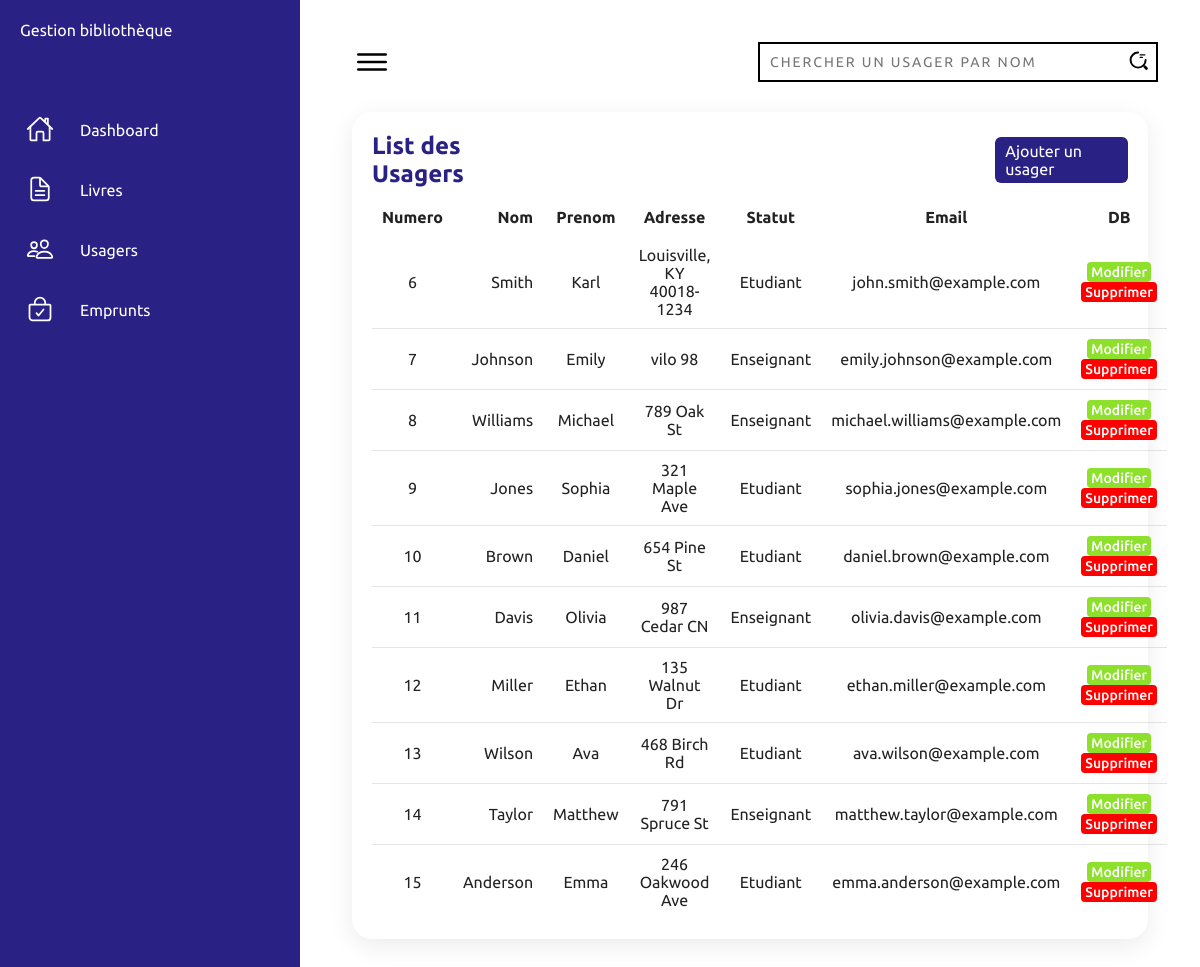
The page /database/Client/Clients.php on the database as committed earlier.
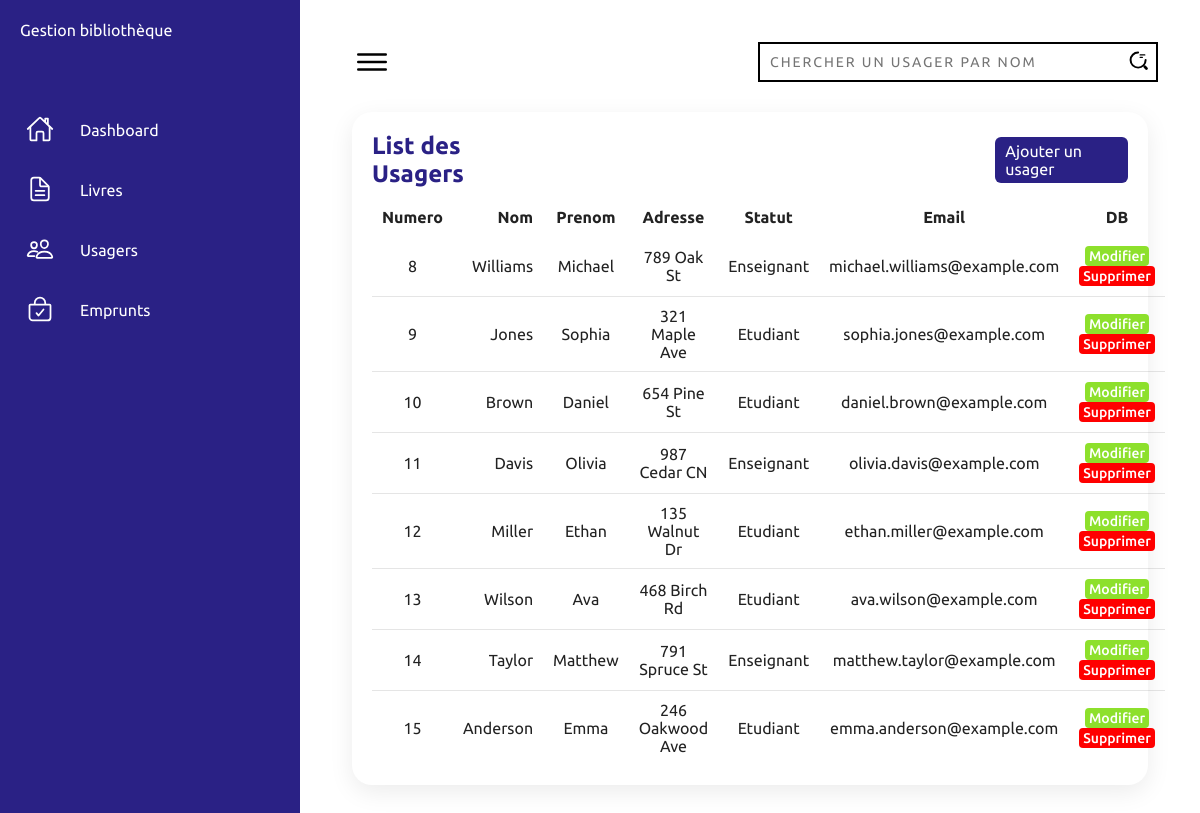
The same page on the database as committed later.
### tables this page shows
CREATE TABLE IF NOT EXISTS `usager` (
  `Numero_usager` int(10) NOT NULL AUTO_INCREMENT,
  `Nom` varchar(30) NOT NULL,
  `Prenom` varchar(30) NOT NULL,
  `Adresse` varchar(30) NOT NULL,
  `Statut` varchar(10) NOT NULL,
  `Email` varchar(30) NOT NULL,
  PRIMARY KEY (`Numero_usager`)
);

### database/Client/Clients.php (the view, shortened to what this page needs)
<!DOCTYPE html>
<html lang="en">
<head>
    <?php include '../connect.php' ;?>
</head>
<body>
    <div class="container">
        <div class="navigation">
            <ul>
                <li>
                    <a href="#">
                        <span class="title">Gestion bibliothèque </span>
                    </a>
                </li>
                <li>
                    <a href="../../index.php">
                        <span class="icon">
                            <ion-icon name="home-outline"></ion-icon>
                        </span>
                        <span class="title">Dashboard</span>
                    </a>
                </li>
                <li>
                    <a href="../Book/Books.php">
                        <span class="icon">
                            <ion-icon name="document-text-outline"></ion-icon>
                        </span>
                        <span class="title">Livres</span>
                    </a>
                </li>
                <li>
                    <a href="Clients.php">
                        <span class="icon">
                            <ion-icon name="people-outline"></ion-icon>
                        </span>
                        <span class="title">Usagers</span>
                    </a>
                </li>
                <li>
                    <a href="../Loan/Loans.php">
                        <span class="icon">
                            <ion-icon name="bag-check-outline"></ion-icon>
                        </span>
                        <span class="title">Emprunts</span>
                    </a>
                </li>
            </ul>
        </div>
        <div class="main">
            <div class="topbar">
                <div class="toggle">
                    <ion-icon name="menu-outline"></ion-icon>
                </div>
                    <form class="search" method="GET" >
                        <div class="input-container">
                            <input type="text" name="search_filter" class="input" placeholder="chercher un usager par nom"  id="filterInput">
                            <span class="icon">
                            </span>
                        </div>
                    </form>
                </div>
            <div class="details">
                <div class="recentOrders">
                    <div class="cardHeader">
                        <h2>List des Usagers</h2>
                        <a href="insertUsager.php" class="btn">Ajouter un usager</a>
                    </div>
                    <table id="myTable">
                        <thead>
                            <tr>
                                <td>Numero</td>
                                <td>Nom</td>
                                <td>Prenom</td>
                                <td>Adresse</td>
                                <td>Statut</td>
                                <td>Email</td>
                                <td style="text-align:center;">DB</td>
                            </tr>
                        </thead>
                        <tbody>
                                <?php
                                $selectSQL = "SELECT * FROM  `usager`";
                                $result=@mysql_query($selectSQL,$idcon);
                                    if($result){
                                        while($row = mysql_fetch_assoc($result) ) {
                                            $id = $row['Numero_usager'] ;
                                            $Nom = $row['Nom'] ;
                                            $Prenom = $row['Prenom'] ;
                                            $Adresse = $row['Adresse'] ;
                                            $Statut = $row['Statut'] ;
                                            $Email = $row['Email'] ;
                                            echo "<tr>";
                                            echo "<td>$id</td>" ;
                                            echo "<td>$Nom</td>";
                                            echo "<td>$Prenom</td>";
                                            echo "<td>$Adresse</td>";
                                            echo "<td >$Statut</td>";
                                            echo "<td >$Email</td>";
                                            echo "<td style=\"text-align : center ;\">";
                                            echo " <button class=\"status delivered\"  name=\"Update\" > <a  href=\"updateClient.php?updateid=$id \"> Modifier</a> </button> " ;
                                            echo " <button class=\"status return\"     name=\"Delete\" > <a  href=\"deleteClient.php?deleteid=$id \"> Supprimer</a> </button> " ;
                                            echo "</td>" ;
                                            echo " </tr>" ;
                                        }
                                    }
                                ?>
                        </tbody>
                    </table>
                </div>
</body>
</html>

Rows that differ between the two databases and show on the page:
removed usager: Numero_usager "6", Nom "Smith", Prenom "Karl", Adresse "Louisville, KY 40018-1234", Statut "Etudiant", Email "john.smith@example.com"
removed usager: Numero_usager "7", Nom "Johnson", Prenom "Emily", Adresse "vilo 98", Statut "Enseignant", Email "emily.johnson@example.com"
